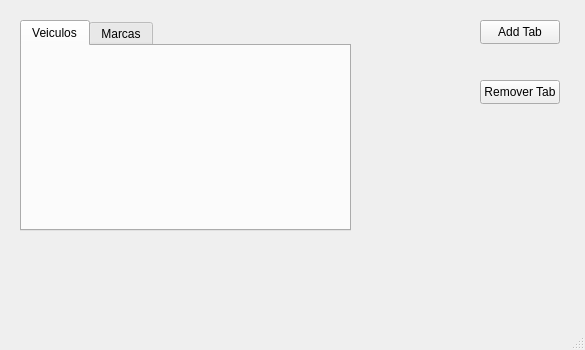
<?xml version="1.0" encoding="UTF-8"?>
<ui version="4.0">
 <class>MainWindow</class>
 <widget class="QMainWindow" name="MainWindow">
  <property name="geometry">
   <rect>
    <x>0</x>
    <y>0</y>
    <width>585</width>
    <height>350</height>
   </rect>
  </property>
  <property name="windowTitle">
   <string>MainWindow</string>
  </property>
  <widget class="QWidget" name="centralwidget">
   <widget class="QPushButton" name="pushButton">
    <property name="geometry">
     <rect>
      <x>480</x>
      <y>20</y>
      <width>80</width>
      <height>24</height>
     </rect>
    </property>
    <property name="text">
     <string>Add Tab</string>
    </property>
   </widget>
   <widget class="QPushButton" name="btn_remove_tab">
    <property name="geometry">
     <rect>
      <x>480</x>
      <y>80</y>
      <width>80</width>
      <height>24</height>
     </rect>
    </property>
    <property name="text">
     <string>Remover Tab</string>
    </property>
   </widget>
   <widget class="QTabWidget" name="tabWidget">
    <property name="geometry">
     <rect>
      <x>20</x>
      <y>20</y>
      <width>331</width>
      <height>211</height>
     </rect>
    </property>
    <property name="currentIndex">
     <number>0</number>
    </property>
    <widget class="QWidget" name="tab">
     <attribute name="title">
      <string>Veiculos</string>
     </attribute>
    </widget>
    <widget class="QWidget" name="tab_2">
     <attribute name="title">
      <string>Marcas</string>
     </attribute>
    </widget>
   </widget>
  </widget>
  <widget class="QMenuBar" name="menubar">
   <property name="geometry">
    <rect>
     <x>0</x>
     <y>0</y>
     <width>585</width>
     <height>21</height>
    </rect>
   </property>
  </widget>
  <widget class="QStatusBar" name="statusbar"/>
 </widget>
 <resources/>
 <connections/>
</ui>
